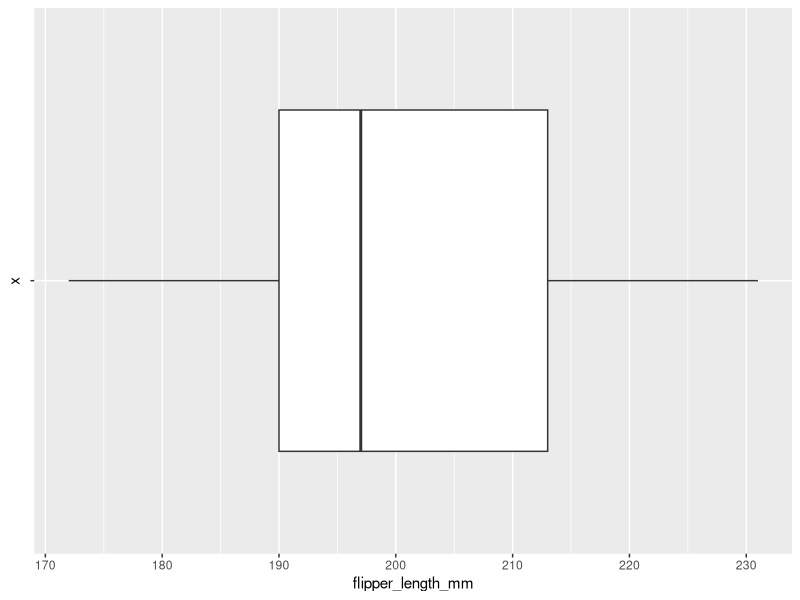
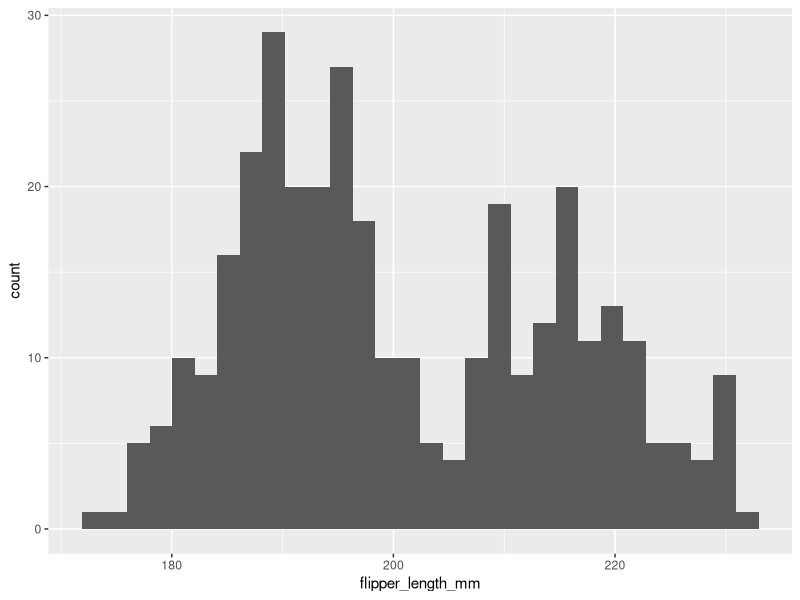
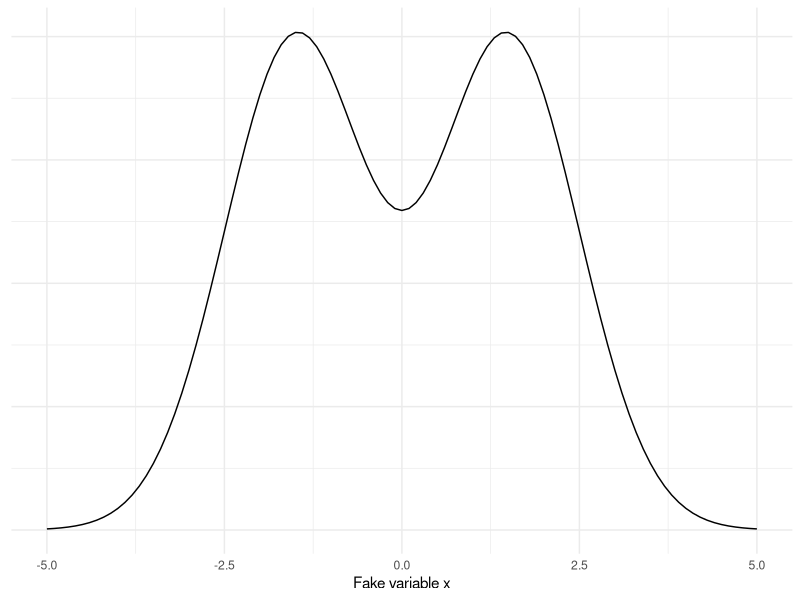
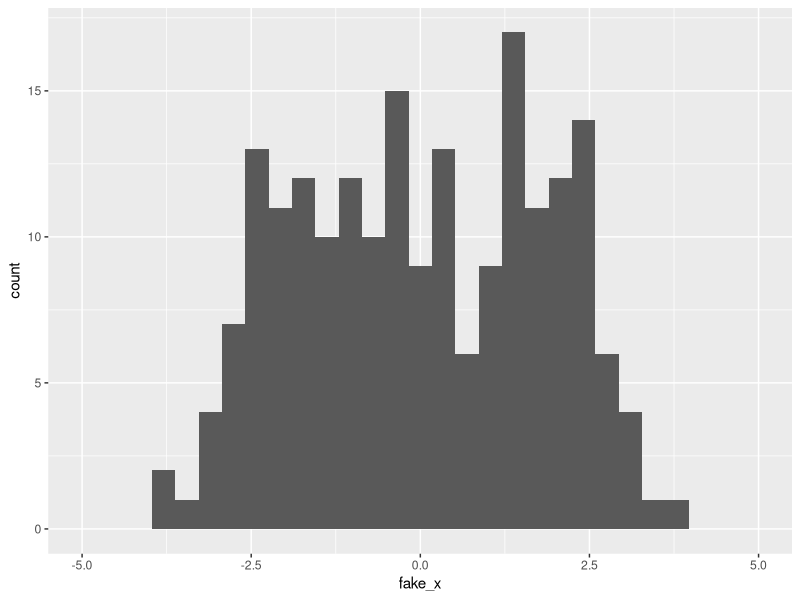
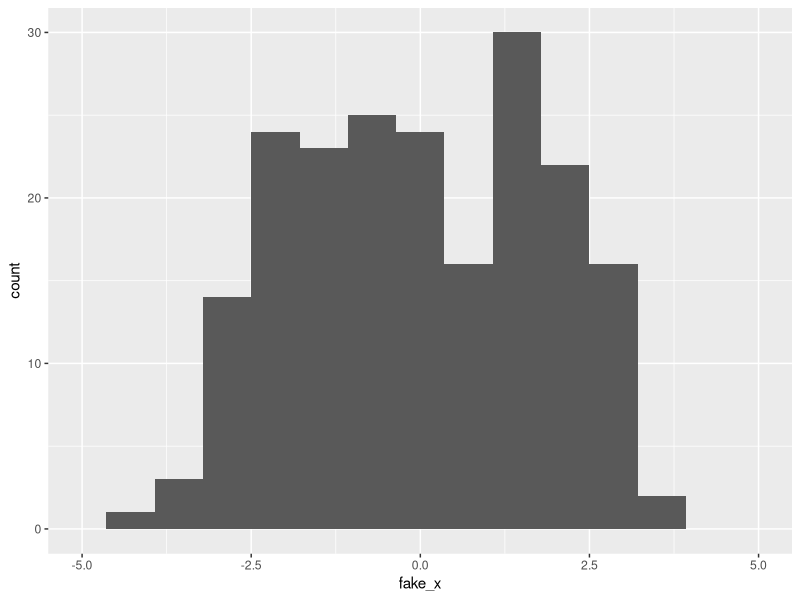
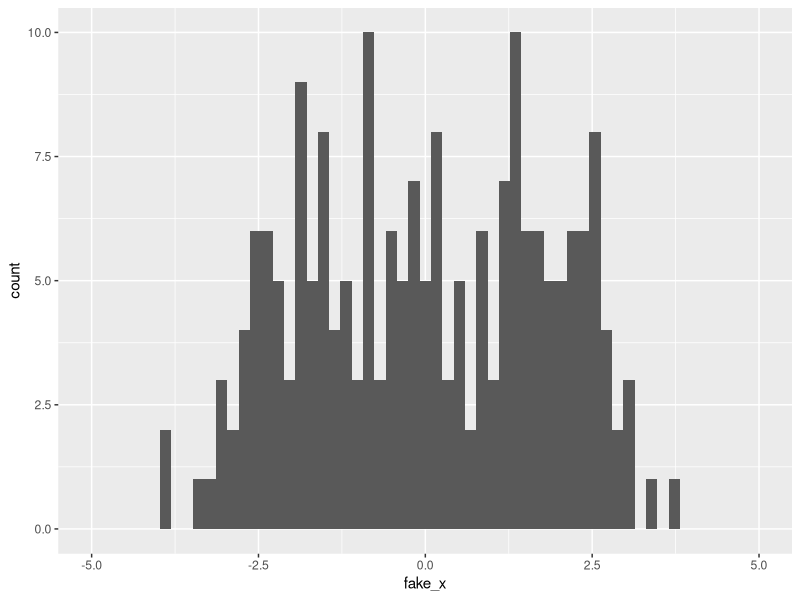
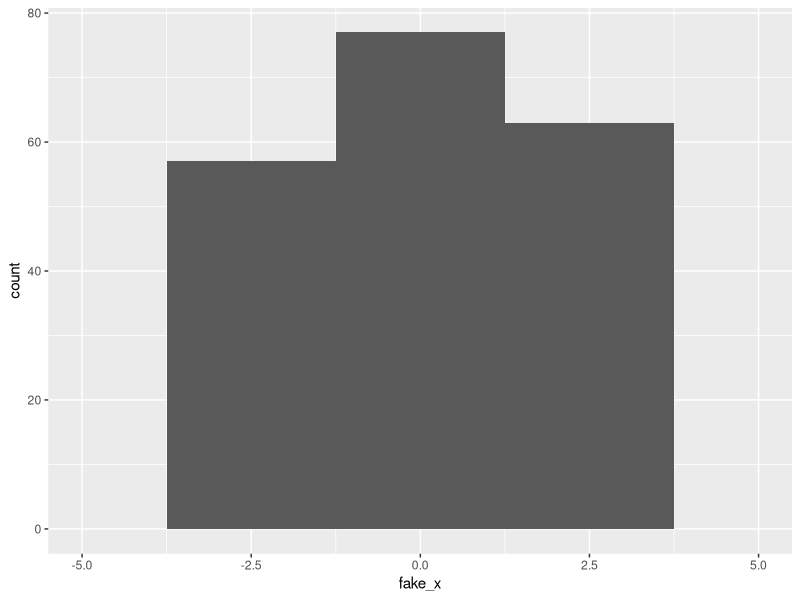
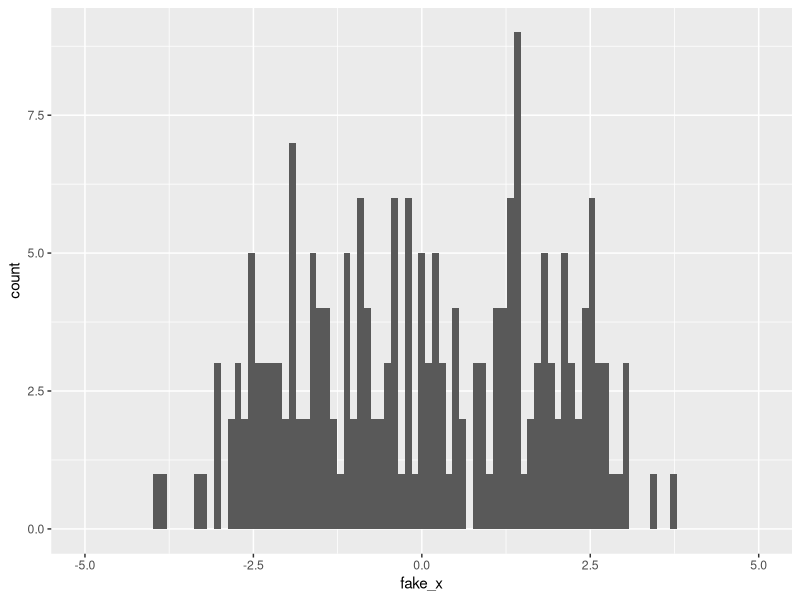

Write R code to recreate these figures, in order.
## ---- chunk 1
#| include: false
knitr::opts_chunk$set(
  echo = TRUE,
  message = FALSE,
  warning = FALSE,
  fig.align = "center"
)

library(tidyverse)
library(palmerpenguins)
## ---- chunk 2
#| code-line-numbers: "2-4"
penguins |>
  ggplot(aes(y = flipper_length_mm)) +
  geom_boxplot(aes(x = "")) +
  coord_flip()
## ---- chunk 3
#| code-line-numbers: "2-3"
penguins |>
  ggplot(aes(x = flipper_length_mm)) +
  geom_histogram()
## ---- chunk 4
#| echo: false
tibble(x = c(-5, 5)) |>
  ggplot(aes(x)) +
  geom_function(fun = function(x) dnorm(x, mean = -1.5, sd = 1) + 
                  dnorm(x, mean = 1.5, sd = 1)) + 
  labs(x = "Fake variable x") +
  theme_minimal() +
  theme(axis.text.y = element_blank(),
        axis.title.y = element_blank())
## ---- chunk 5
set.seed(2025)
fake_data <- 
  tibble(fake_x = c(rnorm(100, -1.5), rnorm(100, 1.5))) |>
  mutate(component = c(rep("left", 100), rep("right", 100)))

fake_data |>
  ggplot(aes(x = fake_x)) +
  geom_histogram() +
  scale_x_continuous(limits = c(-5, 5))
## ---- chunk 6
#| code-line-numbers: "3"
fake_data |>
  ggplot(aes(x = fake_x)) +
  geom_histogram(bins = 15) +
  scale_x_continuous(limits = c(-5, 5))
## ---- chunk 7
#| code-line-numbers: "3"
fake_data |>
  ggplot(aes(x = fake_x)) +
  geom_histogram(bins = 60) +
  scale_x_continuous(limits = c(-5, 5))
## ---- chunk 8
#| code-line-numbers: "3"
fake_data |>
  ggplot(aes(x = fake_x)) +
  geom_histogram(bins = 5) +
  scale_x_continuous(limits = c(-5, 5))
## ---- chunk 9
#| code-line-numbers: "3"
fake_data |>
  ggplot(aes(x = fake_x)) +
  geom_histogram(bins = 100) +
  scale_x_continuous(limits = c(-5, 5))
## ---- chunk 10
set.seed(2025)
fake_data <- 
  tibble(fake_x = c(rnorm(100, -1.5), rnorm(100, 1.5))) |>
  mutate(component = c(rep("left", 100), rep("right", 100)))

fake_data |>
  ggplot(aes(x = fake_x)) +
  geom_histogram() +
  scale_x_continuous(limits = c(-5, 5))
## ---- chunk 11
set.seed(1985)
fake_data2 <- 
  tibble(fake_x = c(rnorm(100, -1.5), rnorm(100, 1.5))) |>
  mutate(component = c(rep("left", 100), rep("right", 100)))

fake_data2 |>
  ggplot(aes(x = fake_x)) +
  geom_histogram() +
  scale_x_continuous(limits = c(-5, 5))
## ---- chunk 12
#| echo: false
library(patchwork)
hist1 <- fake_data |>
  ggplot(aes(x = fake_x)) +
  geom_histogram(bins = 15) +
  scale_x_continuous(limits = c(-5, 5))
hist2 <- fake_data2 |>
  ggplot(aes(x = fake_x)) +
  geom_histogram(bins = 15) +
  scale_x_continuous(limits = c(-5, 5))
hist1 + hist2
## ---- chunk 13
#| echo: false
hist1 <- fake_data |>
  ggplot(aes(x = fake_x)) +
  geom_histogram(bins = 5) +
  scale_x_continuous(limits = c(-5, 5))
hist2 <- fake_data2 |>
  ggplot(aes(x = fake_x)) +
  geom_histogram(bins = 5) +
  scale_x_continuous(limits = c(-5, 5))
hist1 + hist2
## ---- chunk 14
#| echo: false
hist1 <- fake_data |>
  ggplot(aes(x = fake_x)) +
  geom_histogram(bins = 100) +
  scale_x_continuous(limits = c(-5, 5))
hist2 <- fake_data2 |>
  ggplot(aes(x = fake_x)) +
  geom_histogram(bins = 100) +
  scale_x_continuous(limits = c(-5, 5))
hist1 + hist2
## ---- chunk 15
#| code-line-numbers: "3"
penguins |>
  ggplot(aes(x = flipper_length_mm)) + 
  geom_histogram(aes(fill = species))
## ---- chunk 16
#| code-line-numbers: "3-4"
penguins |>
  ggplot(aes(x = flipper_length_mm)) + 
  geom_histogram(aes(fill = species),
                 position = "identity", alpha = 0.3)
## ---- chunk 17
#| code-line-numbers: "3-4"
penguins |>
  ggplot(aes(x = flipper_length_mm)) + 
  geom_histogram(aes(y = after_stat(density), fill = species),
                 position = "identity", alpha = 0.3) 
## ---- chunk 18
#| code-line-numbers: "3"
penguins |>
  ggplot(aes(x = flipper_length_mm)) + 
  geom_density(aes(color = species))
## ---- chunk 19
#| code-line-numbers: "3"
penguins |>
  ggplot(aes(x = flipper_length_mm)) + 
  geom_density(aes(fill = species), alpha = .3)
